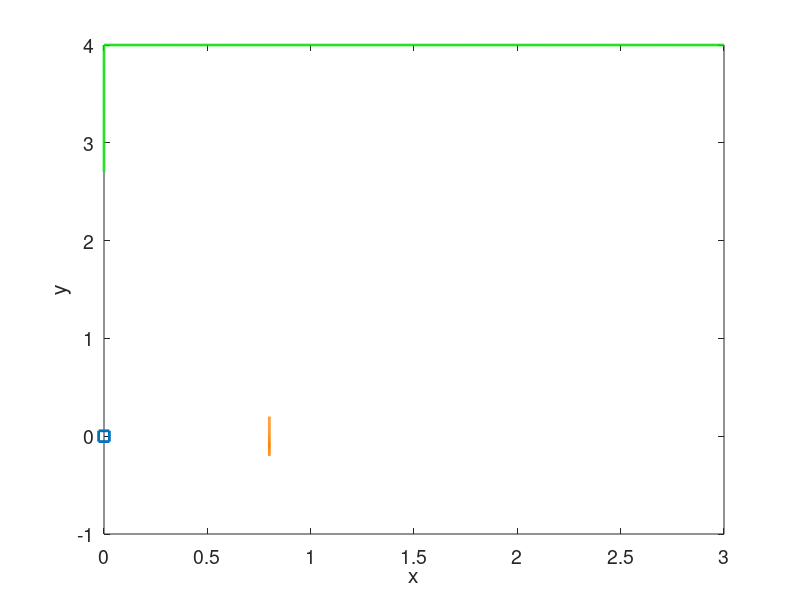

Reproduce this figure in MATLAB. (Note: this script raises an error after producing the figure.)

clear a b ab Base cl;
figure();
a(2,:) = 2.7:0.001:4;
a(1,:) = 0;
b(1,:) = 0:0.001:3;
b(2,:) = 4;
ab = [a b];
Base(1,1) = 0;
Base(2,1) = 0;
c1(2,:) = -0.2:0.01:0.2;
c1(1,:) = 0.8;

hd(1) = plot(ab(1,:),ab(2,:));
hold on;


hd(3) = scatter(Base(1,:),Base(2,:),60,"sk",'linewidth',2);
hold on;

hd(4) = plot(c1(1,:),c1(2,:));
hold on;

set(hd(1),'color','g','linestyle','-','linewidth',2)
set(hd(4),'color',[1 0.5 0],'linestyle','-','linewidth',2)
xlabel('x');
ylabel('y');
set(gca,'FontSize',14);  
hd(5) = scatter(Los_result(index,1) .m(:,1),Los_result(index,1) .m(:,2),50,"ro");
axis ([2.5 5.5 -1.5 1.5]);